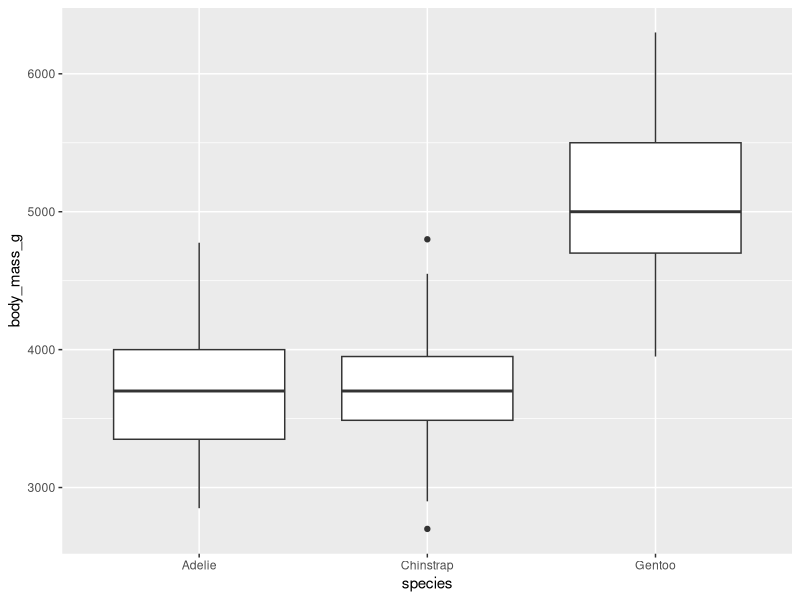
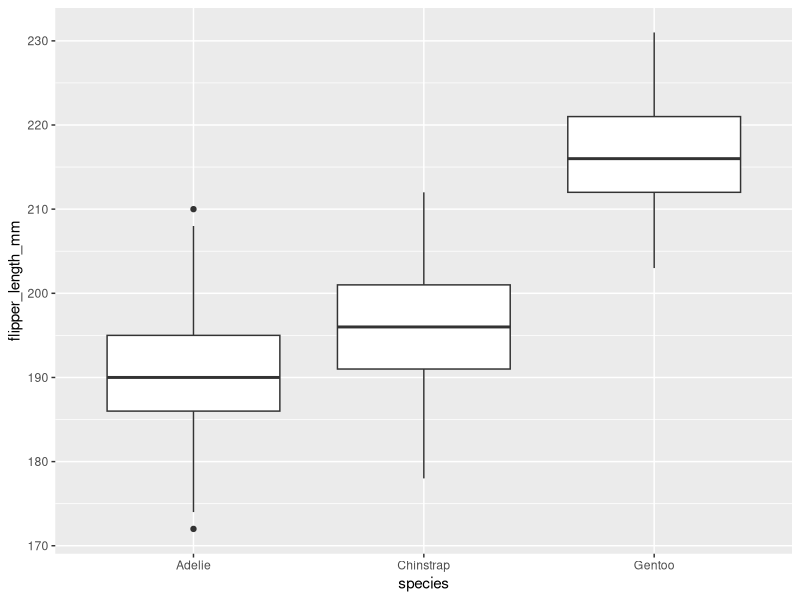
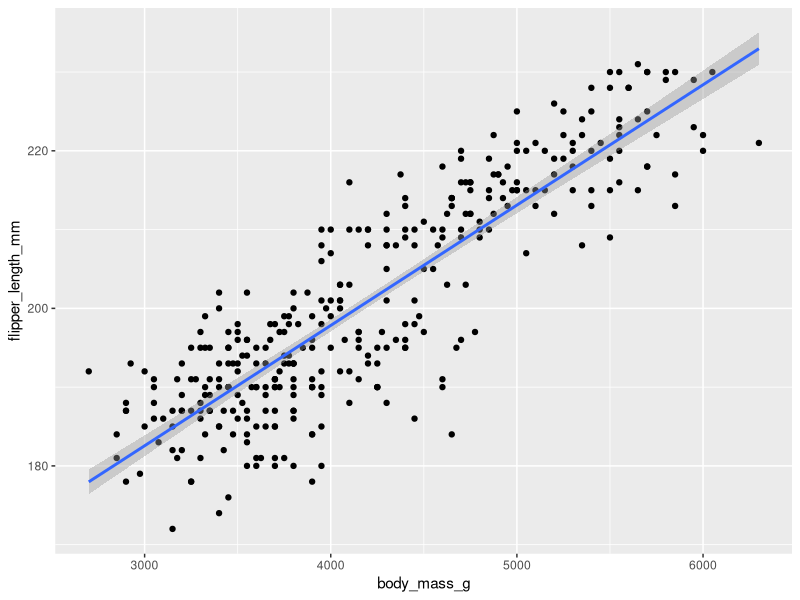
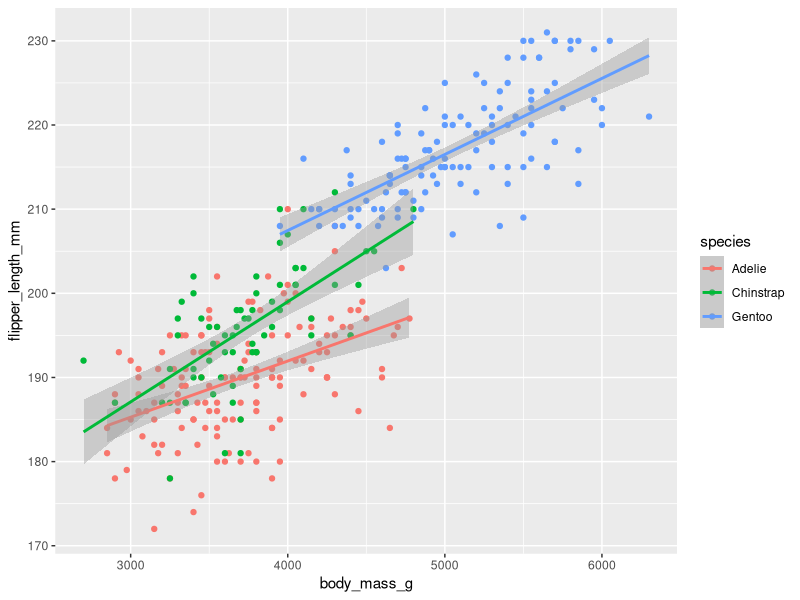
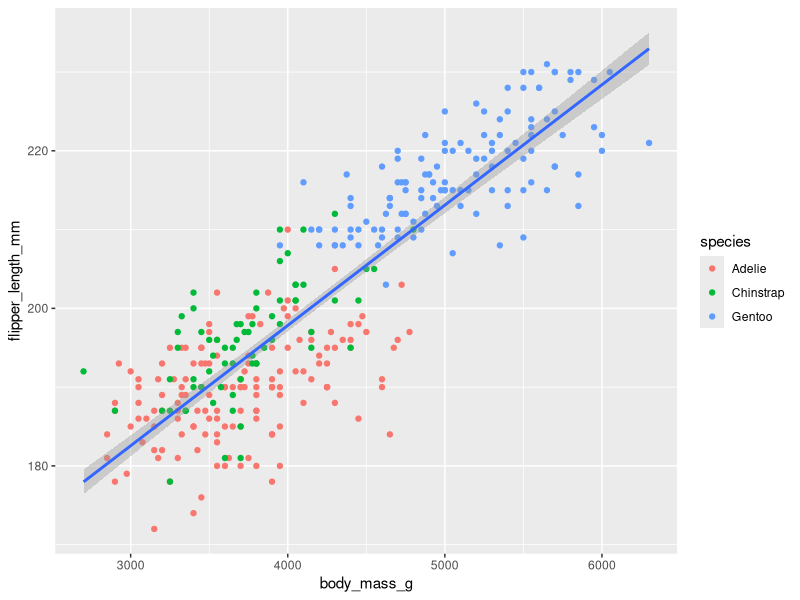
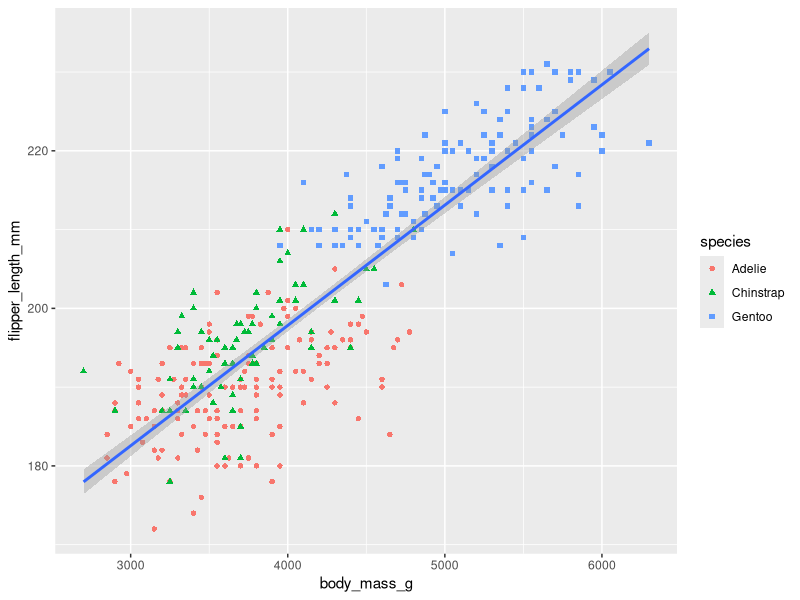
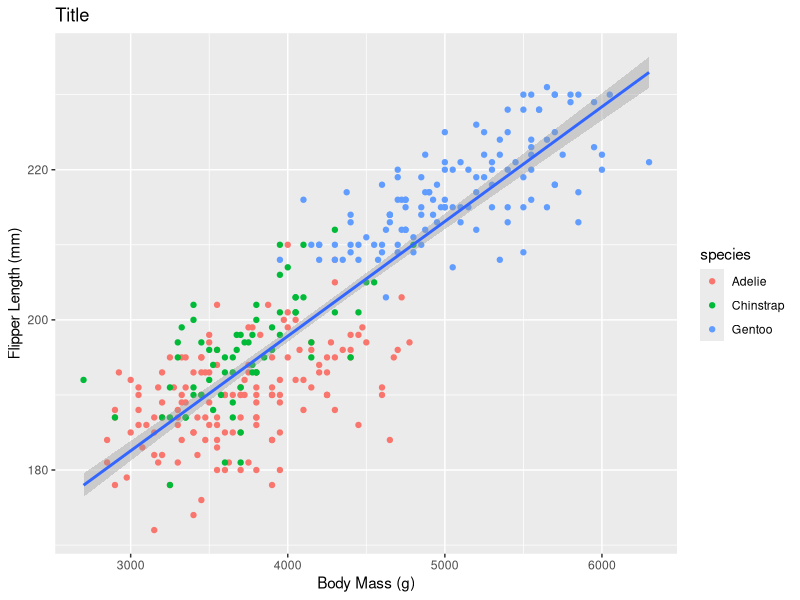
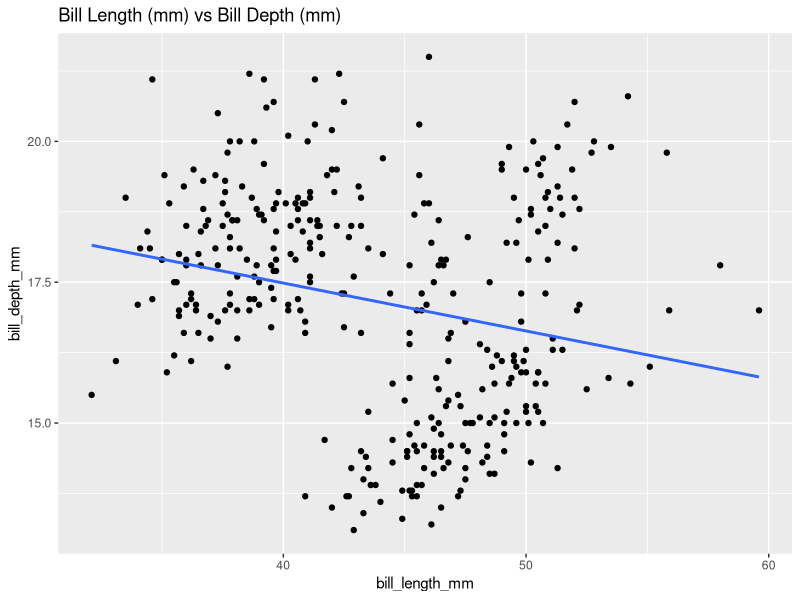

Source code (R) for these figures, in order:
## ---- chunk 1
library(tidyverse)
library(palmerpenguins)
## ---- chunk 2
names(penguins)
## ---- chunk 3
glimpse(penguins)
## ---- chunk 4
ggplot(data=penguins,
       mapping=aes(x=species,y=body_mass_g))+
  geom_boxplot()
## ---- chunk 5

## ---- chunk 6
ggplot(data=penguins, mapping=aes(x=species,y=flipper_length_mm))+geom_boxplot()
## ---- chunk 7

## ---- chunk 8
ggplot(data=penguins, mapping = aes(x=body_mass_g,y=flipper_length_mm))+geom_point(na.rm=T)+geom_smooth(method=lm, se=T)
## ---- chunk 9

## ---- chunk 10

## ---- chunk 11

## ---- chunk 12
ggplot(data=penguins, 
       mapping = aes(x=body_mass_g,y=flipper_length_mm, color=species))+
  geom_point(na.rm=T)+
  geom_smooth(method=lm, se=T)

## ---- chunk 13
ggplot(data=penguins, 
       mapping = aes(x=body_mass_g,y=flipper_length_mm))+
  geom_point(mapping=aes(color=species))+
  geom_smooth(method=lm, se=T)

## ---- chunk 14
ggplot(data=penguins, 
       mapping = aes(x=body_mass_g,y=flipper_length_mm))+
  geom_point(mapping=aes(color=species,shape=species))+
  geom_smooth(method=lm, se=T)
## ---- chunk 15
ggplot(data=penguins, 
       mapping = aes(x=body_mass_g,y=flipper_length_mm))+
  geom_point(mapping=aes(color=species))+
  geom_smooth(method=lm, se=T)+
  labs(title="Title", x="Body Mass (g)", y="Flipper Length (mm)")
## ---- chunk 16
names(penguins)
## ---- chunk 17
ggplot(data=penguins, 
       mapping=aes(x=bill_length_mm,y=bill_depth_mm))+
  geom_point()+
  geom_smooth(method=lm, se=F)+
  labs(title="Bill Length (mm) vs Bill Depth (mm)",)
## ---- chunk 18
names(penguins)
## ---- chunk 19
ggplot(data=penguins, mapping=aes(x=species))+
  geom_bar()+
  labs(title="Individuals per species")
## ---- chunk 20
ggplot(data=penguins, mapping=aes(x=species))+
  geom_bar(mapping=aes(color=species))+
  labs(title="Individuals per species")

## ---- chunk 21
ggplot(data=penguins, mapping=aes(x=species))+
  geom_bar(mapping=aes(fill=species))+
  labs(title="Individuals per species")

## ---- chunk 22
names(penguins)
## ---- chunk 23
ggplot(data=penguins, mapping=aes(x=island))+
  geom_bar(mapping=aes(fill=island))
## ---- chunk 24
ggplot(data=penguins, mapping=aes(x=island))+
  geom_bar(mapping=aes(fill=species), position="dodge")

